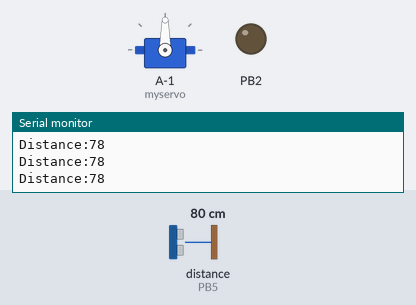
The sketch below on a simulated ATtiny85, built with avr-gcc and run on an emulated ATtiny85. On the bench: servo, output pins drawn as LEDs (lit = HIGH), the last lines printed to the serial monitor. Wiring (inferred from the names in the program): ultrasonic range finder: trigger PB4; echo PB5. Inputs (shaded band) come from the test bench; at power-on: distance to the obstacle (sensor on PB5) 80 cm. The echo pulse lasts 58.3 µs per cm; pins used as bus, display or sensor lines are not drawn.

Above: at 1.2 s.
1.3 s: distance to the obstacle (sensor on PB5) set to 13 cm
2.8 s: distance to the obstacle (sensor on PB5) set to 10 cm
At 2.95 s:
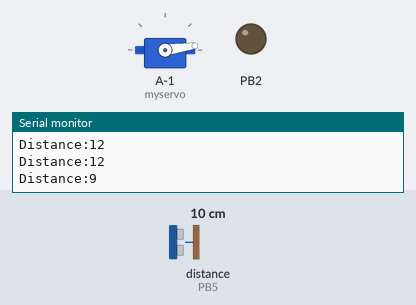
At 3.56 s:
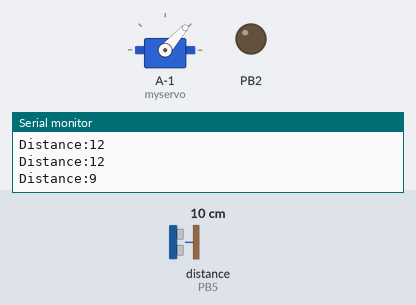
Timing chart, 0 to 11.8 s (numbered marks = the images above; inputs shaded):
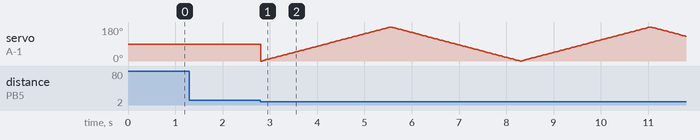

The sketch:

servo_motor_with_ultrasonic_sensor.ino
```cpp
#include <Servo.h>
Servo myservo;//Create servo object to control a servo
int pos=0;
const int trigPin=4;
const int echoPin=5;
long duration;
int distance;
void setup() {
  myservo.attach(13);
  // put your setup code here, to run once:
Serial.begin(115200);
pinMode(2,OUTPUT);
pinMode(trigPin,OUTPUT);
pinMode(echoPin,INPUT);
}

void loop() {
  // put your main code here, to run:
 digitalWrite(trigPin,LOW);
 delayMicroseconds(2);
 digitalWrite(trigPin,HIGH);
 delayMicroseconds(1000);
 digitalWrite(trigPin,LOW);
 duration=pulseIn(echoPin,HIGH);
 distance=duration*0.034/2;
 Serial.print("Distance:");
 Serial.println(distance);
 if (distance<=10)
  {
    for(pos=0;pos<=180;pos+=1)
    {
    myservo.write(pos);
    delay(15);
    }
    for(pos=180;pos>=0;pos-=1){
    myservo.write(pos);
    delay(15);
    }
  }

}
```

LED_glowing.c
```cpp
/*
 * GccApplication1.c
 *
 * Created: 09-05-2019 14:17:24
 * Author : ALEKHYA.C
 */

#ifndef F_CPU
#define F_CPU 16000000UL // 6 MHz CLOCKSPEED
#endif
#include <avr/io.h>
#include <util/delay.h>


int main(void)
{
    DDRB=0XFF;
    while (1)
    {
		PORTB =0XFF;
		_delay_ms(100);
		PORTB = 0x00;
		_delay_ms(100);
    }
}
```

Measured:
- the behaviour switches between 12 and 11 cm on distance to the obstacle (sensor on PB5) (found by bisection; images 0 and 1)
